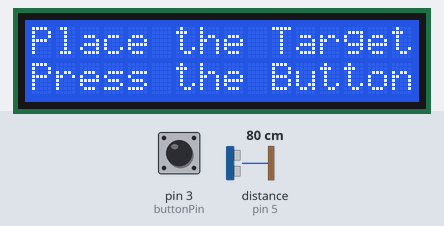
This sketch was run on a simulated Arduino Uno, built with avr-gcc and run on an emulated ATmega328P. On the bench: 16×2 character LCD. The test bench sets the inputs (shaded band); at power-on: pin 3 (buttonPin) HIGH, distance to the obstacle (sensor on pin 5) 80 cm. The echo pulse lasts 58.3 µs per cm.

Above: at 1.2 s.
1.3 s: pin 3 (buttonPin) pulled LOW for 0.15 s
At 1.6 s:
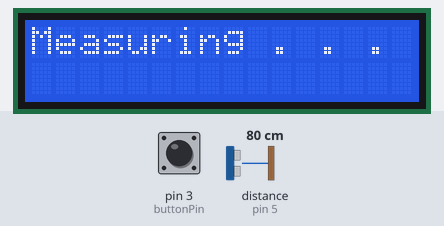
At 4.8 s:
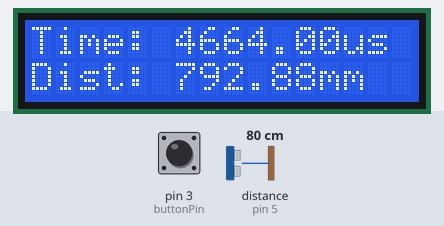
Timing chart, 0 to 6.3 s (numbered marks = the images above; inputs shaded):
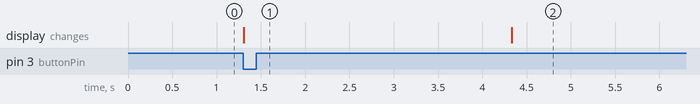

The sketch:

measure_distance.ino
```cpp
#include <LiquidCrystal.h>
int rs=7;
int en=8;
int d4=9;
int d5=10;
int d6=11;
int d7=12;
int buttonPin=3;
int buttonVal;
int numMeas=100;
float avgMeas;
int j;
float bucket=0;
int trigPin=6;
int echoPin=5;
float pingTravelTime;
float dist;

LiquidCrystal lcd(rs,en,d4,d5,d6,d7);
void setup() {
  // put your setup code here, to run once:
pinMode(trigPin, OUTPUT);
pinMode(echoPin, INPUT);
pinMode(buttonPin, INPUT);
digitalWrite(buttonPin, HIGH);
Serial.begin(115200);
lcd.begin(16,2);
}

void loop() {
  // put your main code here, to run repeatedly:
lcd.setCursor(0,0);
lcd.print("Place the Target");
lcd.setCursor(0,1);
lcd.print("Press the Button");
buttonVal=digitalRead(buttonPin);
while (buttonVal==1){
  buttonVal=digitalRead(buttonPin);
}
lcd.clear();
lcd.setCursor(0,0);
lcd.print("Measuring . . .");
for(j=1;j<=numMeas;j=j+1){
 digitalWrite(trigPin, LOW);
delayMicroseconds(10);
digitalWrite(trigPin, HIGH);
delayMicroseconds(10);
digitalWrite(trigPin, LOW);
pingTravelTime=pulseIn(echoPin, HIGH);
delay(25);
dist=(pingTravelTime*340.*1000.)/2000000.;
bucket=bucket+dist;
}
avgMeas=bucket/numMeas;
lcd.clear();
lcd.setCursor(0,0);
lcd.print("Time: ");
lcd.print(pingTravelTime);
lcd.print("us");
lcd.setCursor(0,1);
lcd.print("Dist: ");
lcd.print(avgMeas);
lcd.print("mm");
/*
Serial.print("time:");            //For Serial Monitor
Serial.print(pingTravelTime);
Serial.print("us; ");
Serial.print("distance:");
Serial.print(dist);  //or insert avgMeas, could be more OR less accurate
Serial.println("mm");
*/
bucket=0;
delay(5000);
}
```

Measured:
- after the input at 1.3 s, the display: changes at once (image 1)
